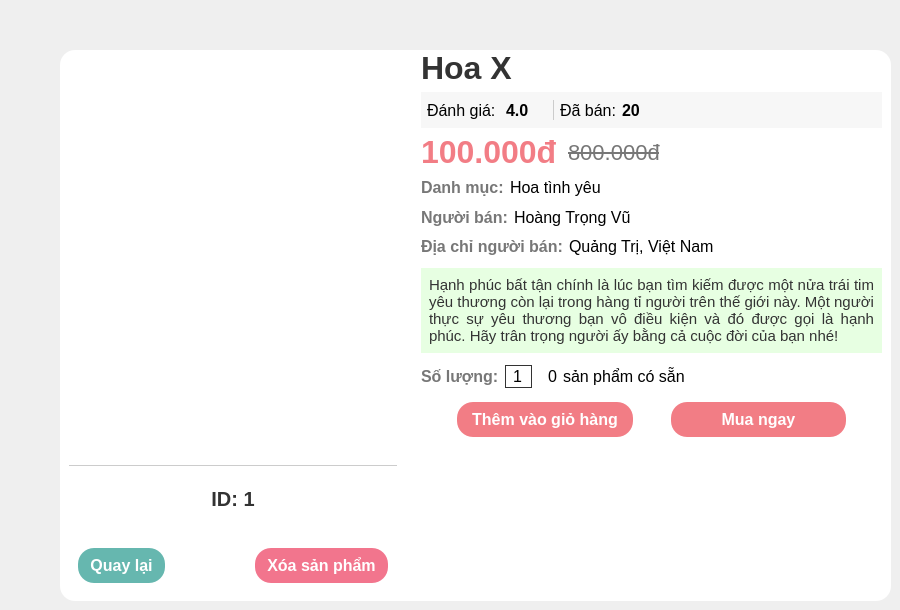
    <widget class="QWidget" name="productDetail">
     <property name="styleSheet">
      <string notr="true">QWidget#productDetail {
	border: none;
	background-color: #f5f5fa;
}</string>
     </property>
     <widget class="QWidget" name="horizontalWidget_2" native="true">
      <property name="geometry">
       <rect>
        <x>60</x>
        <y>50</y>
        <width>831</width>
        <height>551</height>
       </rect>
      </property>
      <property name="styleSheet">
       <string notr="true">QWidget#horizontalWidget_2 {
	background-color: white;
	border-radius: 15px;
}</string>
      </property>
      <layout class="QHBoxLayout" name="horizontalLayout_4" stretch="0,0,0">
       <property name="sizeConstraint">
        <enum>QLayout::SetDefaultConstraint</enum>
       </property>
       <item>
        <widget class="QFrame" name="productThumb">
         <property name="styleSheet">
          <string notr="true"/>
         </property>
         <layout class="QVBoxLayout" name="verticalLayout_3" stretch="19,2,0">
          <property name="sizeConstraint">
           <enum>QLayout::SetDefaultConstraint</enum>
          </property>
          <item>
           <widget class="QLabel" name="productImage">
            <property name="sizePolicy">
             <sizepolicy hsizetype="Preferred" vsizetype="Preferred">
              <horstretch>0</horstretch>
              <verstretch>0</verstretch>
             </sizepolicy>
            </property>
            <property name="styleSheet">
             <string notr="true">min-width: 328px;
max-width: 328px;
min-height: 400px;
max-height: 400px;</string>
            </property>
            <property name="text">
             <string/>
            </property>
           </widget>
          </item>
          <item>
           <widget class="QLabel" name="productID">
            <property name="sizePolicy">
             <sizepolicy hsizetype="Preferred" vsizetype="Preferred">
              <horstretch>0</horstretch>
              <verstretch>0</verstretch>
             </sizepolicy>
            </property>
            <property name="styleSheet">
             <string notr="true">font-size: 20px;
font-weight: bold;
color: #333;
border-top: 1px solid #ccc;</string>
            </property>
            <property name="text">
             <string>&lt;html&gt;&lt;head/&gt;&lt;body&gt;&lt;p align=&quot;center&quot;&gt;ID: 1&lt;/p&gt;&lt;/body&gt;&lt;/html&gt;</string>
            </property>
            <property name="alignment">
             <set>Qt::AlignCenter</set>
            </property>
           </widget>
          </item>
          <item>
           <widget class="QWidget" name="widget" native="true">
            <property name="styleSheet">
             <string notr="true">QPushButton {
	font-size: 16px;
	font-weight: bold;
	color: white;
	background-color: #66b7af;
	padding: 8px 12px;
	border-radius: 16px;
	border: none;
}</string>
            </property>
            <layout class="QHBoxLayout" name="horizontalLayout_5">
             <item>
              <widget class="QPushButton" name="backToShopBtn">
               <property name="cursor">
                <cursorShape>PointingHandCursor</cursorShape>
               </property>
               <property name="styleSheet">
                <string notr="true">QPushButton {
	font-size: 16px;
	font-weight: bold;
	color: white;
	background-color: #66b7af;
	padding: 8px 12px;
	border-radius: 16px;
	border: none;
}</string>
               </property>
               <property name="text">
                <string>Quay lại</string>
               </property>
              </widget>
             </item>
             <item>
              <spacer name="horizontalSpacer_3">
               <property name="orientation">
                <enum>Qt::Horizontal</enum>
               </property>
               <property name="sizeHint" stdset="0">
                <size>
                 <width>40</width>
                 <height>20</height>
                </size>
               </property>
              </spacer>
             </item>
             <item>
              <widget class="QPushButton" name="productRemoveBtn">
               <property name="cursor">
                <cursorShape>PointingHandCursor</cursorShape>
               </property>
               <property name="styleSheet">
                <string notr="true">border: none;
background-color: #f2758d;</string>
               </property>
               <property name="text">
                <string>Xóa sản phẩm</string>
               </property>
              </widget>
             </item>
            </layout>
           </widget>
          </item>
         </layout>
        </widget>
       </item>
       <item>
        <spacer name="horizontalSpacer_2">
         <property name="orientation">
          <enum>Qt::Horizontal</enum>
         </property>
         <property name="sizeType">
          <enum>QSizePolicy::Preferred</enum>
         </property>
         <property name="sizeHint" stdset="0">
          <size>
           <width>25</width>
           <height>20</height>
          </size>
         </property>
        </spacer>
       </item>
       <item>
        <widget class="QWidget" name="widget" native="true">
         <property name="styleSheet">
          <string notr="true">font-size: 16px;</string>
         </property>
         <layout class="QVBoxLayout" name="productInfo" stretch="0,0,0,0,0,0,0,0,0,0,0">
          <property name="sizeConstraint">
           <enum>QLayout::SetDefaultConstraint</enum>
          </property>
          <property name="topMargin">
           <number>0</number>
          </property>
          <item>
           <widget class="QLabel" name="productName">
            <property name="styleSheet">
             <string notr="true">font-size: 32px;
font-weight: bold;
color: #333;</string>
            </property>
            <property name="text">
             <string>Hoa X</string>
            </property>
            <property name="wordWrap">
             <bool>true</bool>
            </property>
           </widget>
          </item>
          <item>
           <widget class="QWidget" name="horizontalLayout_7" native="true">
            <property name="styleSheet">
             <string notr="true">font-size: 16px;
background-color: #f7f7f7;</string>
            </property>
            <layout class="QHBoxLayout" name="horizontalLayout_8">
             <property name="leftMargin">
              <number>0</number>
             </property>
             <property name="topMargin">
              <number>8</number>
             </property>
             <property name="bottomMargin">
              <number>8</number>
             </property>
             <item>
              <spacer name="horizontalSpacer_12">
               <property name="orientation">
                <enum>Qt::Horizontal</enum>
               </property>
               <property name="sizeType">
                <enum>QSizePolicy::Fixed</enum>
               </property>
               <property name="sizeHint" stdset="0">
                <size>
                 <width>6</width>
                 <height>20</height>
                </size>
               </property>
              </spacer>
             </item>
             <item>
              <widget class="QLabel" name="label_28">
               <property name="styleSheet">
                <string notr="true"/>
               </property>
               <property name="text">
                <string>Đánh giá:</string>
               </property>
              </widget>
             </item>
             <item>
              <widget class="QLabel" name="productRate">
               <property name="styleSheet">
                <string notr="true">padding-right: 4px;
border-right: 1px solid #ccc;
font-weight: bold;</string>
               </property>
               <property name="text">
                <string>4.0</string>
               </property>
              </widget>
             </item>
             <item>
              <widget class="QLabel" name="label_31">
               <property name="text">
                <string>Đã bán:</string>
               </property>
              </widget>
             </item>
             <item>
              <widget class="QLabel" name="productSold">
               <property name="styleSheet">
                <string notr="true">font-weight: bold;</string>
               </property>
               <property name="text">
                <string>20</string>
               </property>
              </widget>
             </item>
             <item>
              <spacer name="horizontalSpacer_4">
               <property name="orientation">
                <enum>Qt::Horizontal</enum>
               </property>
               <property name="sizeType">
                <enum>QSizePolicy::Preferred</enum>
               </property>
               <property name="sizeHint" stdset="0">
                <size>
                 <width>200</width>
                 <height>20</height>
                </size>
               </property>
              </spacer>
             </item>
            </layout>
           </widget>
          </item>
          <item>
           <widget class="QWidget" name="widget_3" native="true">
            <layout class="QHBoxLayout" name="horizontalLayout_13">
             <property name="leftMargin">
              <number>0</number>
             </property>
             <property name="topMargin">
              <number>0</number>
             </property>
             <property name="rightMargin">
              <number>0</number>
             </property>
             <property name="bottomMargin">
              <number>0</number>
             </property>
             <item>
              <widget class="QLabel" name="productPrice">
               <property name="styleSheet">
                <string notr="true">color: #f27d85;
font-size: 32px;
font-weight: bold;</string>
               </property>
               <property name="text">
                <string>100.000đ</string>
               </property>
              </widget>
             </item>
             <item>
              <spacer name="horizontalSpacer_20">
               <property name="orientation">
                <enum>Qt::Horizontal</enum>
               </property>
               <property name="sizeType">
                <enum>QSizePolicy::Fixed</enum>
               </property>
               <property name="sizeHint" stdset="0">
                <size>
                 <width>5</width>
                 <height>20</height>
                </size>
               </property>
              </spacer>
             </item>
             <item>
              <widget class="QLabel" name="productOriginalPrice">
               <property name="styleSheet">
                <string notr="true">color: #777;
font-size: 22px;
text-decoration: line-through;</string>
               </property>
               <property name="text">
                <string>800.000đ</string>
               </property>
              </widget>
             </item>
             <item>
              <spacer name="horizontalSpacer_19">
               <property name="orientation">
                <enum>Qt::Horizontal</enum>
               </property>
               <property name="sizeType">
                <enum>QSizePolicy::Expanding</enum>
               </property>
               <property name="sizeHint" stdset="0">
                <size>
                 <width>40</width>
                 <height>20</height>
                </size>
               </property>
              </spacer>
             </item>
            </layout>
           </widget>
          </item>
          <item>
           <widget class="QWidget" name="horizontalLayout_14" native="true">
            <property name="styleSheet">
             <string notr="true">font-size: 16px;</string>
            </property>
            <layout class="QHBoxLayout" name="horizontalLayout_15" stretch="1,1,0">
             <property name="leftMargin">
              <number>0</number>
             </property>
             <property name="topMargin">
              <number>1</number>
             </property>
             <property name="rightMargin">
              <number>0</number>
             </property>
             <property name="bottomMargin">
              <number>3</number>
             </property>
             <item>
              <widget class="QLabel" name="label_25">
               <property name="styleSheet">
                <string notr="true">color: #777;
font-weight: bold;</string>
               </property>
               <property name="text">
                <string>Danh mục:</string>
               </property>
              </widget>
             </item>
             <item>
              <widget class="QLabel" name="productCategory">
               <property name="text">
                <string>Hoa tình yêu</string>
               </property>
              </widget>
             </item>
             <item>
              <spacer name="horizontalSpacer_21">
               <property name="orientation">
                <enum>Qt::Horizontal</enum>
               </property>
               <property name="sizeType">
                <enum>QSizePolicy::Preferred</enum>
               </property>
               <property name="sizeHint" stdset="0">
                <size>
                 <width>300</width>
                 <height>20</height>
                </size>
               </property>
              </spacer>
             </item>
            </layout>
           </widget>
          </item>
          <item>
           <widget class="QWidget" name="horizontalLayout_11" native="true">
            <property name="styleSheet">
             <string notr="true">font-size: 16px;</string>
            </property>
            <layout class="QHBoxLayout" name="horizontalLayout_10" stretch="1,1,0">
             <property name="leftMargin">
              <number>0</number>
             </property>
             <property name="topMargin">
              <number>1</number>
             </property>
             <property name="rightMargin">
              <number>0</number>
             </property>
             <property name="bottomMargin">
              <number>3</number>
             </property>
             <item>
              <widget class="QLabel" name="label_9">
               <property name="styleSheet">
                <string notr="true">color: #777;
font-weight: bold;</string>
               </property>
               <property name="text">
                <string>Người bán:</string>
               </property>
              </widget>
             </item>
             <item>
              <widget class="QLabel" name="productSeller">
               <property name="text">
                <string>Hoàng Trọng Vũ</string>
               </property>
              </widget>
             </item>
             <item>
              <spacer name="horizontalSpacer_7">
               <property name="orientation">
                <enum>Qt::Horizontal</enum>
               </property>
               <property name="sizeType">
                <enum>QSizePolicy::Preferred</enum>
               </property>
               <property name="sizeHint" stdset="0">
                <size>
                 <width>300</width>
                 <height>20</height>
                </size>
               </property>
              </spacer>
             </item>
            </layout>
           </widget>
          </item>
          <item>
           <widget class="QWidget" name="horizontalWidget" native="true">
            <property name="styleSheet">
             <string notr="true">font-size: 16px;
margin-top: -4px;</string>
            </property>
            <layout class="QHBoxLayout" name="horizontalLayout_16" stretch="0,0,0">
             <property name="leftMargin">
              <number>0</number>
             </property>
             <property name="topMargin">
              <number>0</number>
             </property>
             <property name="rightMargin">
              <number>0</number>
             </property>
             <property name="bottomMargin">
              <number>6</number>
             </property>
             <item>
              <widget class="QLabel" name="label_26">
               <property name="sizePolicy">
                <sizepolicy hsizetype="Fixed" vsizetype="Preferred">
                 <horstretch>0</horstretch>
                 <verstretch>0</verstretch>
                </sizepolicy>
               </property>
               <property name="styleSheet">
                <string notr="true">color: #777;
font-weight: bold;</string>
               </property>
               <property name="text">
                <string>Địa chỉ người bán:</string>
               </property>
               <property name="scaledContents">
                <bool>false</bool>
               </property>
              </widget>
             </item>
             <item>
              <widget class="QLabel" name="productAddress">
               <property name="text">
                <string>Quảng Trị, Việt Nam</string>
               </property>
               <property name="wordWrap">
                <bool>false</bool>
               </property>
              </widget>
             </item>
             <item>
              <spacer name="horizontalSpacer_10">
               <property name="orientation">
                <enum>Qt::Horizontal</enum>
               </property>
               <property name="sizeType">
                <enum>QSizePolicy::Preferred</enum>
               </property>
               <property name="sizeHint" stdset="0">
                <size>
                 <width>40</width>
                 <height>20</height>
                </size>
               </property>
              </spacer>
             </item>
            </layout>
           </widget>
          </item>
          <item>
           <widget class="QLabel" name="productDesc">
            <property name="sizePolicy">
             <sizepolicy hsizetype="Preferred" vsizetype="Preferred">
              <horstretch>0</horstretch>
              <verstretch>0</verstretch>
             </sizepolicy>
            </property>
            <property name="styleSheet">
             <string notr="true">font-size: 15px;
color: #333;
background-color: #e7ffe2;
padding: 8px;</string>
            </property>
            <property name="text">
             <string>Hạnh phúc bất tận chính là lúc bạn tìm kiếm được một nửa trái tim yêu thương còn lại trong hàng tỉ người trên thế giới này. Một người thực sự yêu thương bạn vô điều kiện và đó được gọi là hạnh phúc. Hãy trân trọng người ấy bằng cả cuộc đời của bạn nhé!</string>
            </property>
            <property name="scaledContents">
             <bool>true</bool>
            </property>
            <property name="alignment">
             <set>Qt::AlignJustify|Qt::AlignVCenter</set>
            </property>
            <property name="wordWrap">
             <bool>true</bool>
            </property>
           </widget>
          </item>
          <item>
           <widget class="QWidget" name="horizontalLayout_6" native="true">
            <property name="styleSheet">
             <string notr="true">font-size: 16px;</string>
            </property>
            <layout class="QHBoxLayout" name="horizontalLayout_9" stretch="0,0,0,0,0,0,0">
             <property name="leftMargin">
              <number>0</number>
             </property>
             <property name="topMargin">
              <number>6</number>
             </property>
             <property name="bottomMargin">
              <number>4</number>
             </property>
             <item>
              <widget class="QLabel" name="label_13">
               <property name="styleSheet">
                <string notr="true">color: #777;
font-weight: bold;</string>
               </property>
               <property name="text">
                <string>Số lượng:</string>
               </property>
              </widget>
             </item>
             <item>
              <widget class="QLineEdit" name="productBuyQuantity">
               <property name="sizePolicy">
                <sizepolicy hsizetype="Preferred" vsizetype="Fixed">
                 <horstretch>0</horstretch>
                 <verstretch>0</verstretch>
                </sizepolicy>
               </property>
               <property name="autoFillBackground">
                <bool>false</bool>
               </property>
               <property name="styleSheet">
                <string notr="true">border: 1px solid #333;</string>
               </property>
               <property name="text">
                <string>1</string>
               </property>
               <property name="alignment">
                <set>Qt::AlignCenter</set>
               </property>
              </widget>
             </item>
             <item>
              <spacer name="horizontalSpacer_11">
               <property name="orientation">
                <enum>Qt::Horizontal</enum>
               </property>
               <property name="sizeHint" stdset="0">
                <size>
                 <width>40</width>
                 <height>20</height>
                </size>
               </property>
              </spacer>
             </item>
             <item>
              <spacer name="horizontalSpacer_6">
               <property name="orientation">
                <enum>Qt::Horizontal</enum>
               </property>
               <property name="sizeType">
                <enum>QSizePolicy::Fixed</enum>
               </property>
               <property name="sizeHint" stdset="0">
                <size>
                 <width>10</width>
                 <height>20</height>
                </size>
               </property>
              </spacer>
             </item>
             <item>
              <widget class="QLabel" name="productStock">
               <property name="text">
                <string>0</string>
               </property>
              </widget>
             </item>
             <item>
              <widget class="QLabel" name="label_29">
               <property name="text">
                <string>sản phẩm có sẵn</string>
               </property>
              </widget>
             </item>
             <item>
              <spacer name="horizontalSpacer_5">
               <property name="orientation">
                <enum>Qt::Horizontal</enum>
               </property>
               <property name="sizeType">
                <enum>QSizePolicy::Preferred</enum>
               </property>
               <property name="sizeHint" stdset="0">
                <size>
                 <width>375</width>
                 <height>20</height>
                </size>
               </property>
              </spacer>
             </item>
            </layout>
           </widget>
          </item>
          <item>
           <widget class="QWidget" name="widget" native="true">
            <property name="styleSheet">
             <string notr="true">QPushButton {
	font-size: 16px;
	font-weight: bold;
	color: white;
	background-color: #f27d85;
	padding: 8px 12px;
	border-radius: 16px;
	margin: 4px 16px 0;
}</string>
            </property>
            <layout class="QHBoxLayout" name="horizontalLayout_2" stretch="0,0">
             <property name="leftMargin">
              <number>20</number>
             </property>
             <property name="topMargin">
              <number>0</number>
             </property>
             <property name="rightMargin">
              <number>20</number>
             </property>
             <property name="bottomMargin">
              <number>0</number>
             </property>
             <item>
              <widget class="QPushButton" name="addCartBtn">
               <property name="cursor">
                <cursorShape>PointingHandCursor</cursorShape>
               </property>
               <property name="styleSheet">
                <string notr="true">border: none;</string>
               </property>
               <property name="text">
                <string>Thêm vào giỏ hàng</string>
               </property>
              </widget>
             </item>
             <item>
              <widget class="QPushButton" name="buyNowBtn">
               <property name="cursor">
                <cursorShape>PointingHandCursor</cursorShape>
               </property>
               <property name="styleSheet">
                <string notr="true">border: none;</string>
               </property>
               <property name="text">
                <string>Mua ngay</string>
               </property>
              </widget>
             </item>
            </layout>
           </widget>
          </item>
          <item>
           <widget class="QWidget" name="widget_32" native="true">
            <property name="styleSheet">
             <string notr="true">QPushButton {
	font-size: 16px;
	font-weight: bold;
	color: white;
	background-color: #66b7af;
	padding: 8px 12px;
	border-radius: 16px;
	margin: 4px 16px 0;
}</string>
            </property>
            <layout class="QHBoxLayout" name="horizontalLayout_20">
             <property name="leftMargin">
              <number>20</number>
             </property>
             <property name="topMargin">
              <number>0</number>
             </property>
             <property name="rightMargin">
              <number>20</number>
             </property>
             <property name="bottomMargin">
              <number>0</number>
             </property>
            </layout>
           </widget>
          </item>
          <item>
           <spacer name="verticalSpacer_7">
            <property name="orientation">
             <enum>Qt::Vertical</enum>
            </property>
            <property name="sizeType">
             <enum>QSizePolicy::Expanding</enum>
            </property>
            <property name="sizeHint" stdset="0">
             <size>
              <width>20</width>
              <height>40</height>
             </size>
            </property>
           </spacer>
          </item>
         </layout>
        </widget>
       </item>
      </layout>
     </widget>
    </widget>
